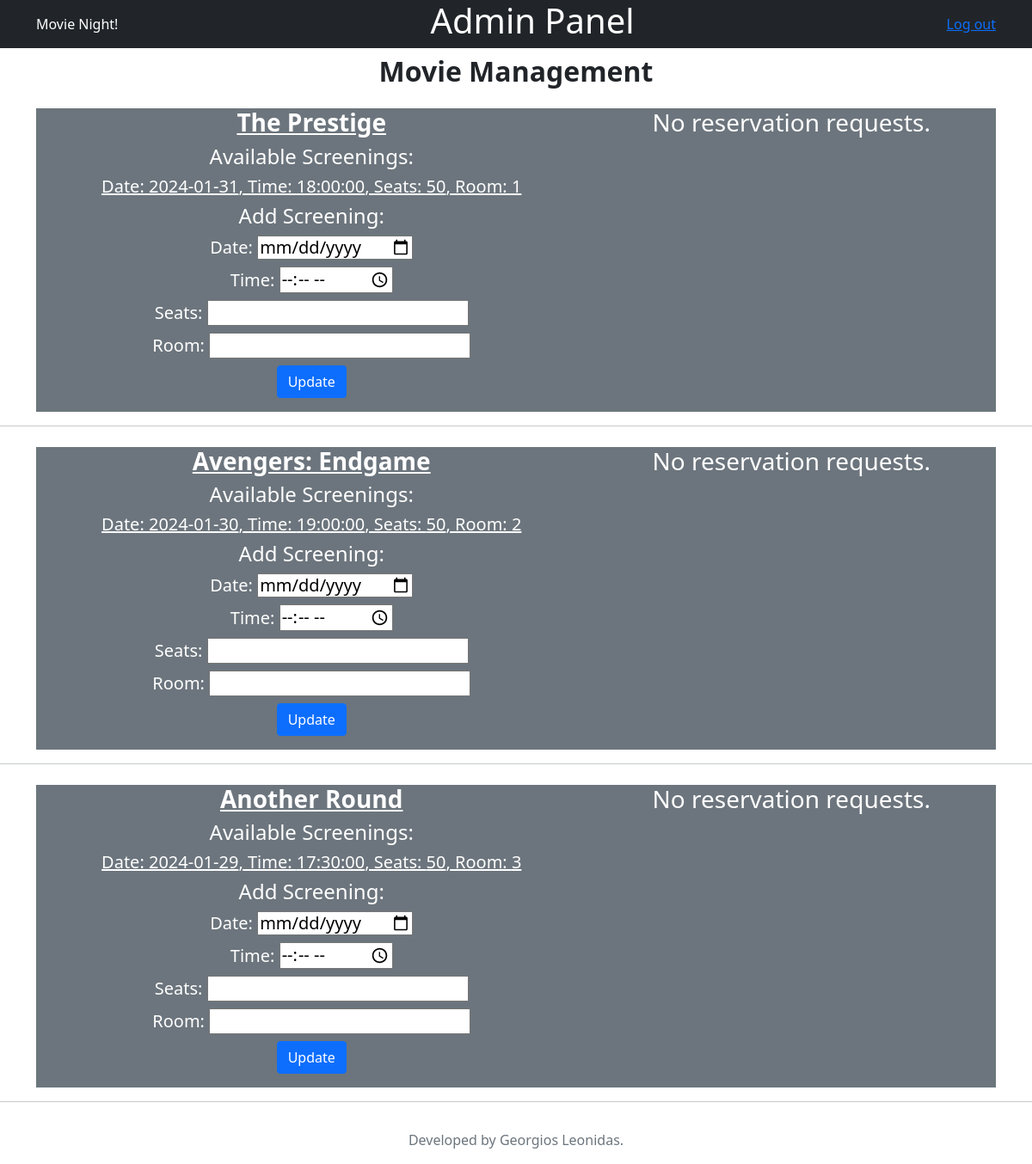
The page /cinema/pages/admin.php (signed in) on the database its author committed.
### tables this page shows
CREATE TABLE `movie_schedule` (
  `id` int(255) NOT NULL,
  `movie_id` int(255) NOT NULL,
  `date` date NOT NULL,
  `time` time NOT NULL,
  `num_seats` int(50) NOT NULL,
  `room` int(50) NOT NULL
);

CREATE TABLE `movies` (
  `id` int(30) NOT NULL,
  `title` varchar(50) NOT NULL,
  `image` blob NOT NULL
);

### cinema/includes/db_config.php (called while the page is built, shortened)
<?php
class Connection
{
    private $host = 'localhost';
    private $dbusername = 'root';
    private $dbpassword = "";
    private $dbname = "movie";
    private $connection;
    public function __construct()
    {
        $this->connection = new mysqli($this->host, $this->dbusername, $this->dbpassword, $this->dbname);
    }
    public function getAllMovies()
    {
        $query = "SELECT m.id, m.title, m.image, s.date, s.time, s.num_seats, s.room
    FROM movies m
    LEFT JOIN movie_schedule s ON m.id = s.movie_id
    ORDER BY m.id, s.date, s.time";
        $result = $this->connection->query($query);
        $movies = array();
        if ($result && $result->num_rows > 0) {
            while ($row = $result->fetch_assoc()) {
                $movieId = $row['id'];
                if (!isset($movies[$movieId])) {
                    $movies[$movieId] = array(
                        'id' => $row['id'],
                        'title' => $row['title'],
                        'image' => $row['image'],
                        'schedules' => array(),
                    );
                }
                if (!empty($row['date'])) {
                    $movies[$movieId]['schedules'][] = array(
                        'date' => $row['date'],
                        'time' => $row['time'],
                        'num_seats' => $row['num_seats'],
                        'room' => $row['room'],
                    );
                }
            }
        }
        return $movies;
    }
}
?>

### cinema/pages/admin.php (the view, shortened to what this page needs)
<html>
<?php
require_once '../includes/bootstrap.php';
require_once '../includes/footer.php';
require_once '../includes/db_config.php';
echo bootstrap(); ?>
<body>
    <header class="text-white bg-dark">
        <div class=container>
            <div class="d-flex flex-wrap mb-2 align-items-center justify-content-center justify-content-between">
                <a class="d-flex align-items-center mb-2 mb-lg-0 text-white text-decoration-none">Movie Night!
                </a>
                <h1>Admin Panel</h1>
                <a href="../actions/logout.php">Log out</a>
            </div>
        </div>
    </header>
    <?php
    $connection = new Connection();
    $movies = $connection->getAllMovies();
    echo "<h2 class='text-center fw-bold'>Movie Management</h2>";
    foreach ($movies as $movie) {
        echo "<div class='container'>";
        echo "<div class='d-flex flex-wrap mx-auto justify-content-between mt-4 bg-secondary text-white'>";
        echo "<div class='text-center mx-auto'>";
        echo "<form method='POST' action ='../actions/update_schedule.php'>";
        echo "<h3 class='fw-bold'><u>{$movie['title']}</u></h3>";
        if (!empty($movie['schedules'])) {
            echo "<h4>Available Screenings:</h4>";
            foreach ($movie['schedules'] as $schedule) {
                echo "<h5><u>Date: {$schedule['date']}, Time: {$schedule['time']}, Seats: {$schedule['num_seats']}, Room: {$schedule['room']}</u></h5>";
            }
        } else {
            echo "<p>No screenings yet.</p>";
        }
        echo "<h4 class='mb-2'>Add Screening:</h4>";
        echo "<h5>Date: <input type='date' name='new_date'></h5>";
        echo "<h5>Time: <input type='time' name='new_time'></h5>";
        echo "<h5>Seats: <input type='number' name='new_seats'></h5>";
        echo "<h5>Room: <input type='number' name='new_room'></h5>";
        echo "<button type='submit' class='btn btn-primary'>Update</button>";
        echo "</form>";
        echo "</div>";
        $reservations = $connection->getAllReservations($movie['id']);
        echo "<div class='text-center mx-auto'>";
        if (!empty($reservations)) {
            foreach ($reservations as $reservation) {
                echo "<form method='post' action='../actions/update_schedule.php'>";
                echo "<h3>Reservation request: </h3>";
                echo "<h5>User: {$reservation['user_id']}, Date: {$reservation['date']}, Time: {$reservation['time']}, Seats: {$reservation['num_seats']}, Status: {$reservation['status']}</h5>";
                echo "<input type='hidden' name='reservation_id' value='{$reservation['id']}'>";
                echo "<button type='submit' name='accept_reservation' class='btn btn-primary'>Accept</button>";
                echo "<button type='submit' name='decline_reservation' class='btn btn-danger'>Decline</button>";
                echo "</form>";
            }
        } else {
            echo "<h3>No reservation requests.</h3>";
        }
        echo "</div>";
        echo "</div>";
        echo "</div>";
        echo "<hr>";
    }
    echo footer();
    ?>
</body>
</html>

### cinema/includes/bootstrap.php (shortened to what this page needs)
<?php function bootstrap()
{
  return '<!DOCTYPE html>
  <html>
    <head>
      <meta charset="utf-8">
      <meta http-equiv="X-UA-Compatible" content="IE=edge">
      <title></title>
      <meta name="description" content="">
      <meta name="viewport" content="width=device-width, initial-scale=1">
      <link href="https://cdn.jsdelivr.net/npm/bootstrap@5.0.2/dist/css/bootstrap.min.css" rel="stylesheet">
  <script src="https://cdn.jsdelivr.net/npm/@popperjs/core@2.9.2/dist/umd/popper.min.js"></script>
  <script src="https://cdn.jsdelivr.net/npm/bootstrap@5.0.2/dist/js/bootstrap.min.js"></script>
  <link rel="stylesheet" href="../assets/css/styles.css">
  </head>';
}
?>

### cinema/includes/footer.php
<?php
function footer()
{
    return '<footer class="footer text-center mt-auto py-3 bg-transparent">
    <div class="container">
        <span class="text-muted"> Developed by Georgios Leonidas.</span>
    </div>
</footer>';
}
?>

### rows shown on the page
movie_schedule: movie.title "The Prestige", date "2024-01-31", time "18:00:00", num_seats "50", room "1"
movie_schedule: movie.title "Avengers: Endgame", date "2024-01-30", time "19:00:00", num_seats "50", room "2"
movie_schedule: movie.title "Another Round", date "2024-01-29", time "17:30:00", num_seats "50", room "3"
